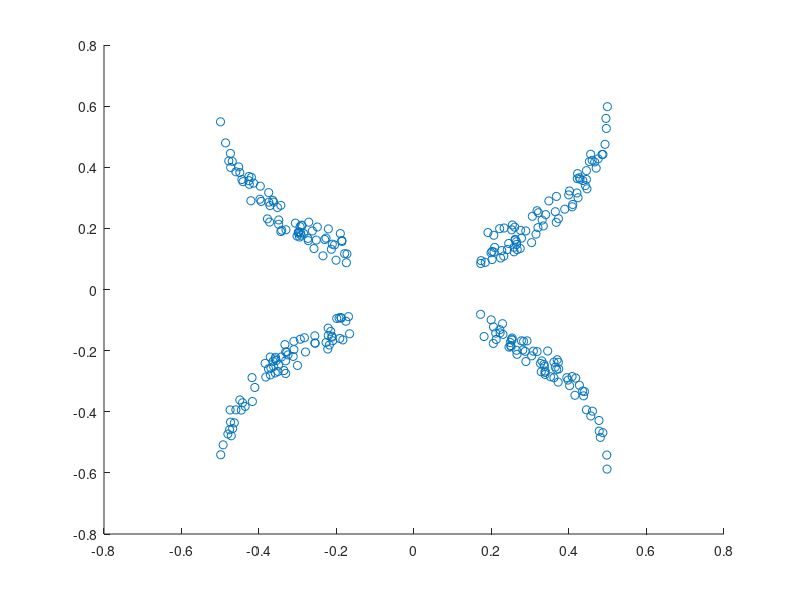

Write MATLAB code to recreate this figure.
SAMPLES = 200;
CENSOR_WIDTH = 0.33;

%mean1 = [0 1];
%mean2 = [0 -1];
%covariance = [1 0 ; 0 .01];
%line1 = mvnrnd(mean1, covariance, SAMPLES/2);
%line2 = mvnrnd(mean2, covariance, SAMPLES/2);

width = 0.1;
line1 = rand(SAMPLES, 2) * [1 0 ; 0 0.1];
line2 = rand(SAMPLES, 2) * [1 0 ; 0 0.1];
line1 = [line1(:,1) - 0.5, line1(:,2) - width/2];
line2 = [line2(:,1) - 0.5, line2(:,2) - width/2];

arc1 = [line1(:,1), 0.5 + width - sqrt(0.25 - line1(:,1).^2) + line1(:,2)];
arc2 = [line2(:,1), -0.5 - width + sqrt(0.25 - line2(:,1).^2) + line2(:,2)];

data = [arc1 ; arc2];

data(data(:,1) > -CENSOR_WIDTH/2 & data(:,1) < CENSOR_WIDTH/2, :) = [];

scatter(data(:,1), data(:,2));

Y = data;
clearvars -except Y;
save('arcs');
clear;